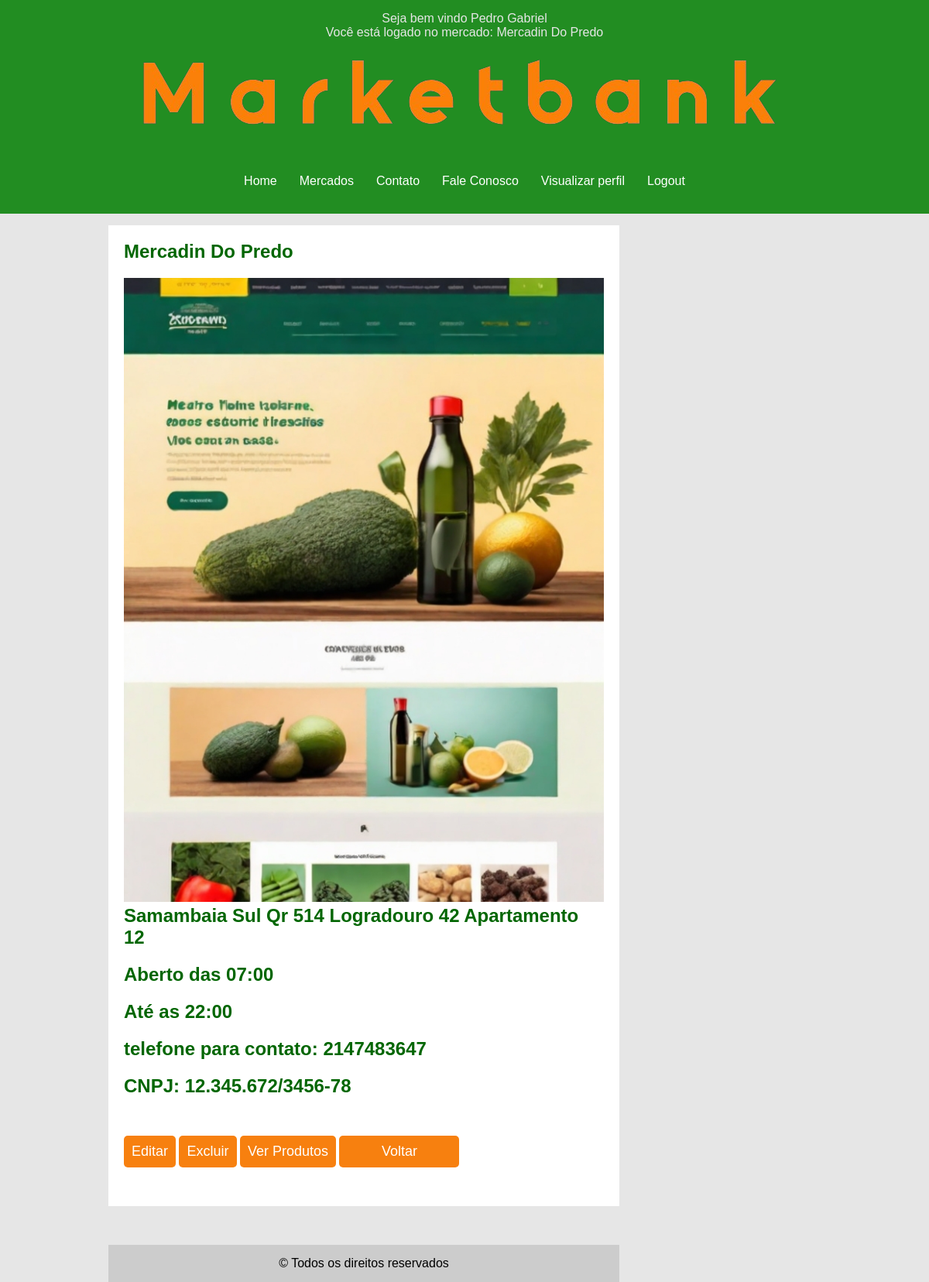
The page /cadastro/verMeuMercado.php (signed in) on the database as committed earlier.
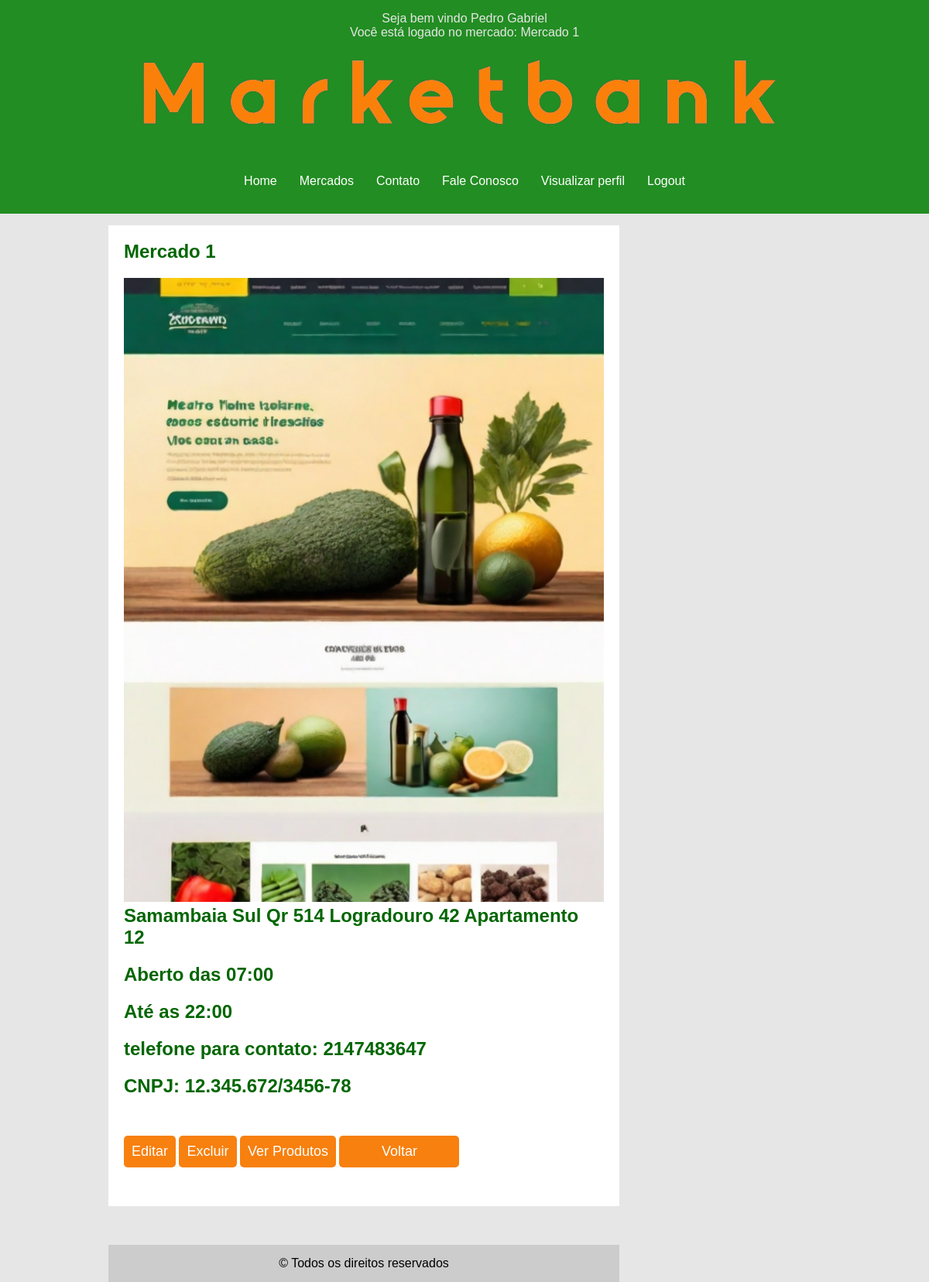
The same page on the database as committed later.
### tables this page shows
CREATE TABLE `mercado` (
  `id_mercado` int(11) NOT NULL,
  `nomeMerc` varchar(255) NOT NULL,
  `endereco` varchar(255) NOT NULL,
  `horarioAbert` time NOT NULL,
  `horarioFecha` time NOT NULL,
  `telefone` int(11) NOT NULL,
  `cnpj` varchar(20) NOT NULL,
  `imagem` varchar(120) NOT NULL,
  `id_dono` int(11) DEFAULT NULL
);

### func/func.php (called while the page is built, shortened)
<?php
function usuarioEstaLogado(): bool
{
    return isset($_SESSION['usuario']);
}
function mercadoEstaLogado()
{
    return isset($_SESSION['usuario']) && $_SESSION['usuario']['tipo'] == 'dono';
}

### cadastro/verMeuMercado.php (the view, shortened to what this page needs)
<?php
require_once 'cadastro.php';
require_once '../func/func.php';
if (usuarioEstaLogado()) {
    $userlog = ucwords($_SESSION['usuario']['nome']);
    if ($_SESSION['usuario']['tipo'] == 'dono') {
        $mercName = $_SESSION['usuario']['id_usuario'];
        $mercado=$conn->prepare("SELECT * FROM mercado WHERE id_dono = :id_dono");
        $mercado->bindValue(':id_dono',$mercName,PDO::PARAM_STR);
        $mercado->execute();
        $infmercado = $mercado->fetch();
    }
}
?>
<!DOCTYPE html>
<html>
<head>
    <link rel="stylesheet" type="text/css" href="../css/style.css">
</head>
<body>
    <div id="area-cabecalho">
        <?php if (usuarioEstaLogado()): ?>
            <p class="aviso-login">Seja bem vindo&nbsp;<?= $userlog; ?></p>
            <?php if (mercadoEstaLogado()): ?>
                <p class="aviso-login">Você está logado no mercado:&nbsp;<?= ucwords($infmercado['nomeMerc']); ?></p>
            <?php endif ?>
        <?php endif ?>
        <div id="area-logo">
            <img src="../home/img/logo.png" alt="logo">
        </div>
        <div id="area-menu">
            <a href="../index.php">Home</a>
            <?php if (usuarioEstaLogado()): ?>
                <a href="../home/mercados.php">Mercados</a>
            <?php endif ?>
            <a href="../home/contato.php">Contato</a>
            <a href="../home/fale.php">Fale Conosco</a>
            <?php if (usuarioEstaLogado()): ?>
                <a href="verMeuMercado.php">Visualizar perfil</a>
            <?php endif ?>
            <?php if (usuarioEstaLogado()): ?>
                <a href="logout.php" onclick="return confirm('Deseja realizar logout?');">Logout</a>
            <?php endif ?>
        </div>
    </div>
    <div id="area-principal">
        <div id="area-postagens">
            <div class="postagem">
<?php
            echo "<h2> " . ucwords($infmercado['nomeMerc']) . " </h2>";
                echo '<img src="uploads/' . $infmercado['imagem'] . '" alt="Imagem do mercado" width="620px">';
                echo "<h2>" . ucwords($infmercado['endereco']) . "</h2>";
                echo "<h2>Aberto das " . date('H:i', strtotime($infmercado['horarioAbert'])) . "</h2>";
                echo "<h2> Até as " . date('H:i', strtotime($infmercado['horarioFecha'])) . "</h2>";
                echo "<h2> telefone para contato: " . $infmercado['telefone'] . "</h2>";
                $cnpj = $infmercado['cnpj'];
                $cnpj_ = $cnpj_formatado = substr($cnpj, 0, 2) . '.' . substr($cnpj, 2, 3) . '.' . substr($cnpj, 5, 3) . '/' . substr($cnpj, 8, 4) . '-' . substr($cnpj, 12, 2);
                echo "<h2> CNPJ: " . $cnpj_ . "</h2>";
?>
                        <button class="btn_ud" onclick="window.location.href='editarMercado'">Editar</button>
						<button class="btn_ud" onclick="confirmarExclusaoMercado();">Excluir</button>
						<button class="btn_ud" onclick="window.location.href = 'CRUD/read-prod.php'"> Ver Produtos</button>
                        <button class='btn_left' type="submit" onclick="window.location.href='../index.php'">Voltar</button>
            </div>
        <div id="rodape">
            &copy Todos os direitos reservados
        </div>
    </div>
</body>
</html>

Rows that differ between the two databases and show on the page:
changed mercado "Samambaia Sul Qr 514 Logradouro 42 Apartamento 12": nomeMerc "Mercadin Do Predo" → "Mercado 1"
